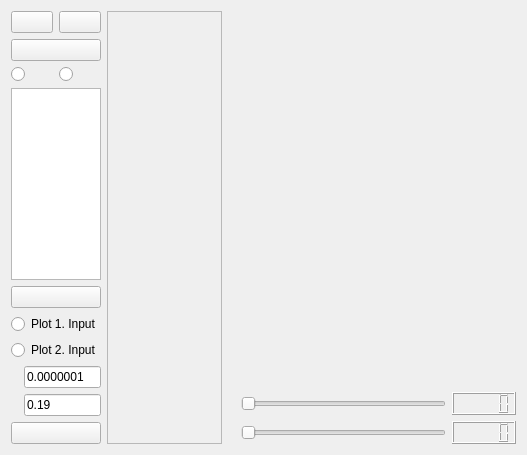
      <widget class="QWidget" name="NetworkVisualization">
       <attribute name="title">
        <string>Network Visualization</string>
       </attribute>
       <layout class="QHBoxLayout" name="horizontalLayout_9">
        <item>
         <layout class="QHBoxLayout" name="horizontalLayout_6" stretch="1,2,5">
          <item>
           <layout class="QVBoxLayout" name="verticalLayout_10">
            <item>
             <layout class="QVBoxLayout" name="verticalLayout_11">
              <item>
               <layout class="QHBoxLayout" name="horizontalLayout_10">
                <item>
                 <widget class="QPushButton" name="wyChooseFile">
                  <property name="toolTip">
                   <string>Choose .H5 File</string>
                  </property>
                  <property name="text">
                   <string/>
                  </property>
                  <property name="icon">
                   <iconset resource="resrc.qrc">
                    <normaloff>:/icons/Icons/folder.png</normaloff>:/icons/Icons/folder.png</iconset>
                  </property>
                  <property name="iconSize">
                   <size>
                    <width>30</width>
                    <height>30</height>
                   </size>
                  </property>
                  <property name="autoDefault">
                   <bool>false</bool>
                  </property>
                 </widget>
                </item>
                <item>
                 <widget class="QPushButton" name="wyInputData">
                  <property name="toolTip">
                   <string>Input Data</string>
                  </property>
                  <property name="text">
                   <string/>
                  </property>
                  <property name="icon">
                   <iconset resource="resrc.qrc">
                    <normaloff>:/icons/Icons/folderInput.png</normaloff>:/icons/Icons/folderInput.png</iconset>
                  </property>
                  <property name="iconSize">
                   <size>
                    <width>30</width>
                    <height>30</height>
                   </size>
                  </property>
                 </widget>
                </item>
               </layout>
              </item>
              <item>
               <widget class="QPushButton" name="wyShowArchitecture">
                <property name="toolTip">
                 <string>Show Architechture</string>
                </property>
                <property name="text">
                 <string/>
                </property>
                <property name="icon">
                 <iconset resource="resrc.qrc">
                  <normaloff>:/icons/Icons/biology.png</normaloff>:/icons/Icons/biology.png</iconset>
                </property>
                <property name="iconSize">
                 <size>
                  <width>30</width>
                  <height>30</height>
                 </size>
                </property>
               </widget>
              </item>
              <item>
               <layout class="QHBoxLayout" name="horizontalLayout_11">
                <item>
                 <widget class="QRadioButton" name="radioButton">
                  <property name="toolTip">
                   <string>Weights of Filters</string>
                  </property>
                  <property name="text">
                   <string/>
                  </property>
                  <property name="icon">
                   <iconset resource="resrc.qrc">
                    <normaloff>:/icons/Icons/funnel.png</normaloff>:/icons/Icons/funnel.png</iconset>
                  </property>
                  <property name="iconSize">
                   <size>
                    <width>30</width>
                    <height>30</height>
                   </size>
                  </property>
                 </widget>
                </item>
                <item>
                 <widget class="QRadioButton" name="radioButton_2">
                  <property name="toolTip">
                   <string>Feature Maps</string>
                  </property>
                  <property name="text">
                   <string/>
                  </property>
                  <property name="icon">
                   <iconset resource="resrc.qrc">
                    <normaloff>:/icons/Icons/layers.png</normaloff>:/icons/Icons/layers.png</iconset>
                  </property>
                  <property name="iconSize">
                   <size>
                    <width>30</width>
                    <height>30</height>
                   </size>
                  </property>
                 </widget>
                </item>
               </layout>
              </item>
             </layout>
            </item>
            <item>
             <widget class="QListView" name="listView"/>
            </item>
            <item>
             <layout class="QVBoxLayout" name="verticalLayout_12">
              <item>
               <widget class="QPushButton" name="wyPlot">
                <property name="toolTip">
                 <string>Plot Weights or Filters</string>
                </property>
                <property name="text">
                 <string/>
                </property>
                <property name="icon">
                 <iconset resource="resrc.qrc">
                  <normaloff>:/icons/Icons/brush.png</normaloff>:/icons/Icons/brush.png</iconset>
                </property>
                <property name="iconSize">
                 <size>
                  <width>30</width>
                  <height>30</height>
                 </size>
                </property>
               </widget>
              </item>
              <item>
               <widget class="QRadioButton" name="radioButton_3">
                <property name="text">
                 <string>Plot 1. Input</string>
                </property>
                <property name="icon">
                 <iconset resource="resrc.qrc">
                  <normaloff>:/icons/Icons/one.png</normaloff>:/icons/Icons/one.png</iconset>
                </property>
                <property name="iconSize">
                 <size>
                  <width>30</width>
                  <height>30</height>
                 </size>
                </property>
               </widget>
              </item>
              <item>
               <widget class="QRadioButton" name="radioButton_4">
                <property name="text">
                 <string>Plot 2. Input</string>
                </property>
                <property name="icon">
                 <iconset resource="resrc.qrc">
                  <normaloff>:/icons/Icons/two.png</normaloff>:/icons/Icons/two.png</iconset>
                </property>
                <property name="iconSize">
                 <size>
                  <width>30</width>
                  <height>30</height>
                 </size>
                </property>
               </widget>
              </item>
              <item>
               <layout class="QHBoxLayout" name="horizontalLayout_12">
                <item>
                 <widget class="QLabel" name="labelPatch_2">
                  <property name="sizePolicy">
                   <sizepolicy hsizetype="Fixed" vsizetype="Fixed">
                    <horstretch>0</horstretch>
                    <verstretch>0</verstretch>
                   </sizepolicy>
                  </property>
                  <property name="maximumSize">
                   <size>
                    <width>30</width>
                    <height>30</height>
                   </size>
                  </property>
                  <property name="toolTip">
                   <string>Feasible Result to Obtain</string>
                  </property>
                  <property name="text">
                   <string/>
                  </property>
                  <property name="textFormat">
                   <enum>Qt::AutoText</enum>
                  </property>
                  <property name="pixmap">
                   <pixmap resource="resrc.qrc">:/icons/Icons/alpha.png</pixmap>
                  </property>
                  <property name="scaledContents">
                   <bool>true</bool>
                  </property>
                 </widget>
                </item>
                <item>
                 <widget class="QLineEdit" name="lineEdit">
                  <property name="text">
                   <string>0.0000001</string>
                  </property>
                 </widget>
                </item>
               </layout>
              </item>
              <item>
               <layout class="QHBoxLayout" name="horizontalLayout_13">
                <item>
                 <widget class="QLabel" name="labelPatch_3">
                  <property name="sizePolicy">
                   <sizepolicy hsizetype="Fixed" vsizetype="Fixed">
                    <horstretch>0</horstretch>
                    <verstretch>0</verstretch>
                   </sizepolicy>
                  </property>
                  <property name="maximumSize">
                   <size>
                    <width>30</width>
                    <height>30</height>
                   </size>
                  </property>
                  <property name="toolTip">
                   <string>Step Size</string>
                  </property>
                  <property name="text">
                   <string/>
                  </property>
                  <property name="textFormat">
                   <enum>Qt::AutoText</enum>
                  </property>
                  <property name="pixmap">
                   <pixmap resource="resrc.qrc">:/icons/Icons/gamma.png</pixmap>
                  </property>
                  <property name="scaledContents">
                   <bool>true</bool>
                  </property>
                 </widget>
                </item>
                <item>
                 <widget class="QLineEdit" name="lineEdit_2">
                  <property name="text">
                   <string>0.19</string>
                  </property>
                 </widget>
                </item>
               </layout>
              </item>
              <item>
               <layout class="QHBoxLayout" name="horizontalLayout_14"/>
              </item>
              <item>
               <widget class="QPushButton" name="wySubsetSelection">
                <property name="toolTip">
                 <string>Created Input Patches With Subset Selection</string>
                </property>
                <property name="text">
                 <string/>
                </property>
                <property name="icon">
                 <iconset resource="resrc.qrc">
                  <normaloff>:/icons/Icons/microscope.png</normaloff>:/icons/Icons/microscope.png</iconset>
                </property>
                <property name="iconSize">
                 <size>
                  <width>30</width>
                  <height>30</height>
                 </size>
                </property>
               </widget>
              </item>
             </layout>
            </item>
           </layout>
          </item>
          <item>
           <widget class="QScrollArea" name="scrollArea">
            <property name="widgetResizable">
             <bool>true</bool>
            </property>
            <widget class="QWidget" name="scrollAreaWidgetContents_3">
             <property name="geometry">
              <rect>
               <x>0</x>
               <y>0</y>
               <width>98</width>
               <height>28</height>
              </rect>
             </property>
            </widget>
           </widget>
          </item>
          <item>
           <layout class="QVBoxLayout" name="verticalLayout_13">
            <item>
             <widget class="MatplotlibWidget" name="matplotlibwidget_static" native="true">
              <property name="sizePolicy">
               <sizepolicy hsizetype="Preferred" vsizetype="Expanding">
                <horstretch>0</horstretch>
                <verstretch>0</verstretch>
               </sizepolicy>
              </property>
              <property name="mouseTracking">
               <bool>true</bool>
              </property>
             </widget>
            </item>
            <item>
             <layout class="QHBoxLayout" name="horizontalLayout_15">
              <item>
               <widget class="QLabel" name="labelPatch">
                <property name="sizePolicy">
                 <sizepolicy hsizetype="Fixed" vsizetype="Fixed">
                  <horstretch>0</horstretch>
                  <verstretch>0</verstretch>
                 </sizepolicy>
                </property>
                <property name="maximumSize">
                 <size>
                  <width>30</width>
                  <height>30</height>
                 </size>
                </property>
                <property name="toolTip">
                 <string>Number of Input Patch</string>
                </property>
                <property name="text">
                 <string/>
                </property>
                <property name="textFormat">
                 <enum>Qt::AutoText</enum>
                </property>
                <property name="pixmap">
                 <pixmap resource="resrc.qrc">:/icons/Icons/input.png</pixmap>
                </property>
                <property name="scaledContents">
                 <bool>true</bool>
                </property>
               </widget>
              </item>
              <item>
               <widget class="QSlider" name="horizontalSliderPatch">
                <property name="sizePolicy">
                 <sizepolicy hsizetype="Expanding" vsizetype="Fixed">
                  <horstretch>0</horstretch>
                  <verstretch>0</verstretch>
                 </sizepolicy>
                </property>
                <property name="orientation">
                 <enum>Qt::Horizontal</enum>
                </property>
               </widget>
              </item>
              <item>
               <widget class="QLCDNumber" name="lcdNumberPatch">
                <property name="sizePolicy">
                 <sizepolicy hsizetype="Minimum" vsizetype="Fixed">
                  <horstretch>0</horstretch>
                  <verstretch>0</verstretch>
                 </sizepolicy>
                </property>
               </widget>
              </item>
             </layout>
            </item>
            <item>
             <layout class="QHBoxLayout" name="horizontalLayout_16">
              <item>
               <widget class="QLabel" name="labelSlice">
                <property name="sizePolicy">
                 <sizepolicy hsizetype="Fixed" vsizetype="Fixed">
                  <horstretch>0</horstretch>
                  <verstretch>0</verstretch>
                 </sizepolicy>
                </property>
                <property name="maximumSize">
                 <size>
                  <width>30</width>
                  <height>29</height>
                 </size>
                </property>
                <property name="toolTip">
                 <string>Number of Feature Maps</string>
                </property>
                <property name="text">
                 <string/>
                </property>
                <property name="pixmap">
                 <pixmap resource="resrc.qrc">:/icons/Icons/research.png</pixmap>
                </property>
                <property name="scaledContents">
                 <bool>true</bool>
                </property>
               </widget>
              </item>
              <item>
               <widget class="QSlider" name="horizontalSliderSlice">
                <property name="orientation">
                 <enum>Qt::Horizontal</enum>
                </property>
               </widget>
              </item>
              <item>
               <widget class="QLCDNumber" name="lcdNumberSlice">
                <property name="sizePolicy">
                 <sizepolicy hsizetype="Minimum" vsizetype="Fixed">
                  <horstretch>0</horstretch>
                  <verstretch>0</verstretch>
                 </sizepolicy>
                </property>
               </widget>
              </item>
             </layout>
            </item>
           </layout>
          </item>
         </layout>
        </item>
       </layout>
      </widget>
